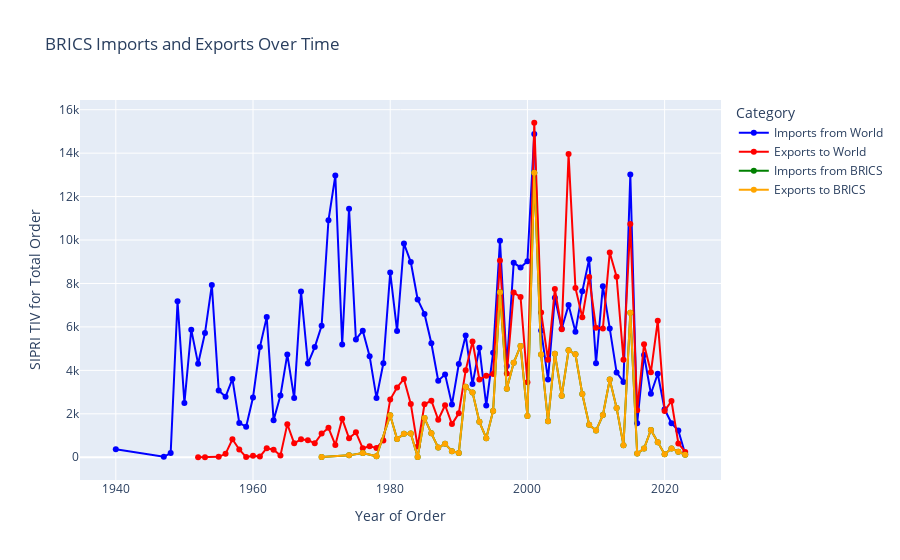

Notebook cell for this chart:
### Code cell
# Group by year and calculate total imports and exports
imports_world = df_brics_imp_from_world.groupby('Year of order')['SIPRI TIV for total order'].sum().reset_index()
exports_world = df_brics_exp_to_world.groupby('Year of order')['SIPRI TIV for total order'].sum().reset_index()
imports_brics = df_brics_imp_from_brics.groupby('Year of order')['SIPRI TIV for total order'].sum().reset_index()
exports_brics = df_brics_exp_to_brics.groupby('Year of order')['SIPRI TIV for total order'].sum().reset_index()

# Create the figure
fig = go.Figure()

# Add traces for each category
fig.add_trace(go.Scatter(
    x=imports_world['Year of order'],
    y=imports_world['SIPRI TIV for total order'],
    mode='lines+markers',
    name='Imports from World',
    line=dict(color='blue')
))

fig.add_trace(go.Scatter(
    x=exports_world['Year of order'],
    y=exports_world['SIPRI TIV for total order'],
    mode='lines+markers',
    name='Exports to World',
    line=dict(color='red')
))

fig.add_trace(go.Scatter(
    x=imports_brics['Year of order'],
    y=imports_brics['SIPRI TIV for total order'],
    mode='lines+markers',
    name='Imports from BRICS',
    line=dict(color='green')
))

fig.add_trace(go.Scatter(
    x=exports_brics['Year of order'],
    y=exports_brics['SIPRI TIV for total order'],
    mode='lines+markers',
    name='Exports to BRICS',
    line=dict(color='orange')
))

# Update layout
fig.update_layout(
    title='BRICS Imports and Exports Over Time',
    xaxis_title='Year of Order',
    yaxis_title='SIPRI TIV for Total Order',
    legend_title='Category',
    template='plotly'
)

# Show the figure
fig.show()
